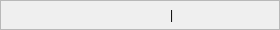
<?xml version="1.0" encoding="UTF-8"?>
<ui version="4.0">
 <class>list_ip_port</class>
 <widget class="QWidget" name="list_ip_port">
  <property name="geometry">
   <rect>
    <x>0</x>
    <y>0</y>
    <width>280</width>
    <height>30</height>
   </rect>
  </property>
  <property name="windowTitle">
   <string>Form</string>
  </property>
  <widget class="QFrame" name="frame">
   <property name="geometry">
    <rect>
     <x>0</x>
     <y>0</y>
     <width>280</width>
     <height>30</height>
    </rect>
   </property>
   <property name="frameShape">
    <enum>QFrame::StyledPanel</enum>
   </property>
   <property name="frameShadow">
    <enum>QFrame::Raised</enum>
   </property>
   <widget class="QLabel" name="label_ip">
    <property name="geometry">
     <rect>
      <x>0</x>
      <y>0</y>
      <width>170</width>
      <height>30</height>
     </rect>
    </property>
    <property name="text">
     <string/>
    </property>
   </widget>
   <widget class="QLabel" name="label_port">
    <property name="geometry">
     <rect>
      <x>180</x>
      <y>0</y>
      <width>100</width>
      <height>30</height>
     </rect>
    </property>
    <property name="text">
     <string/>
    </property>
   </widget>
   <widget class="QLabel" name="label_3">
    <property name="geometry">
     <rect>
      <x>170</x>
      <y>0</y>
      <width>10</width>
      <height>30</height>
     </rect>
    </property>
    <property name="styleSheet">
     <string notr="true"/>
    </property>
    <property name="text">
     <string>|</string>
    </property>
   </widget>
  </widget>
 </widget>
 <resources/>
 <connections/>
</ui>
